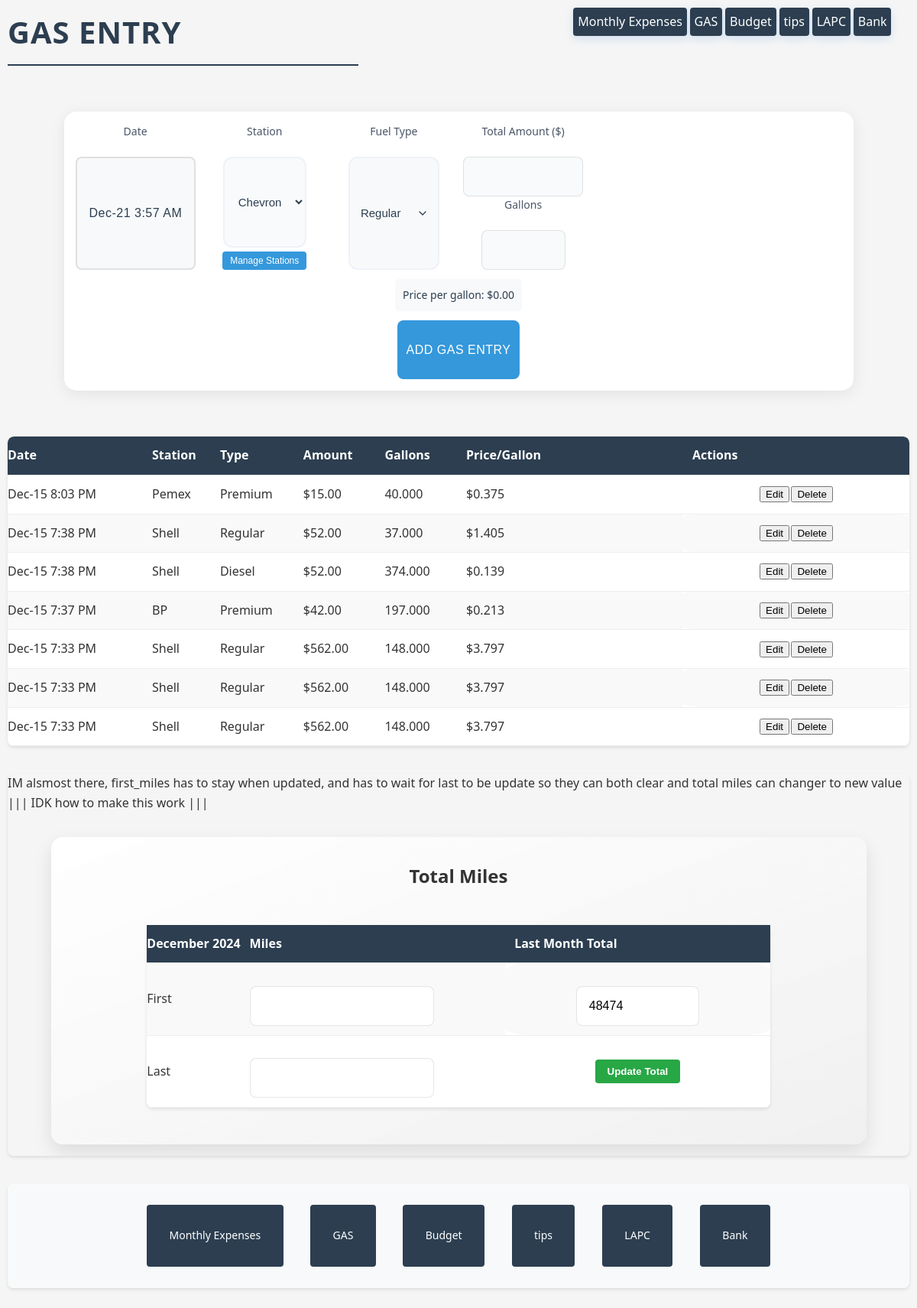
Page /gas/index.php on the earlier database version.
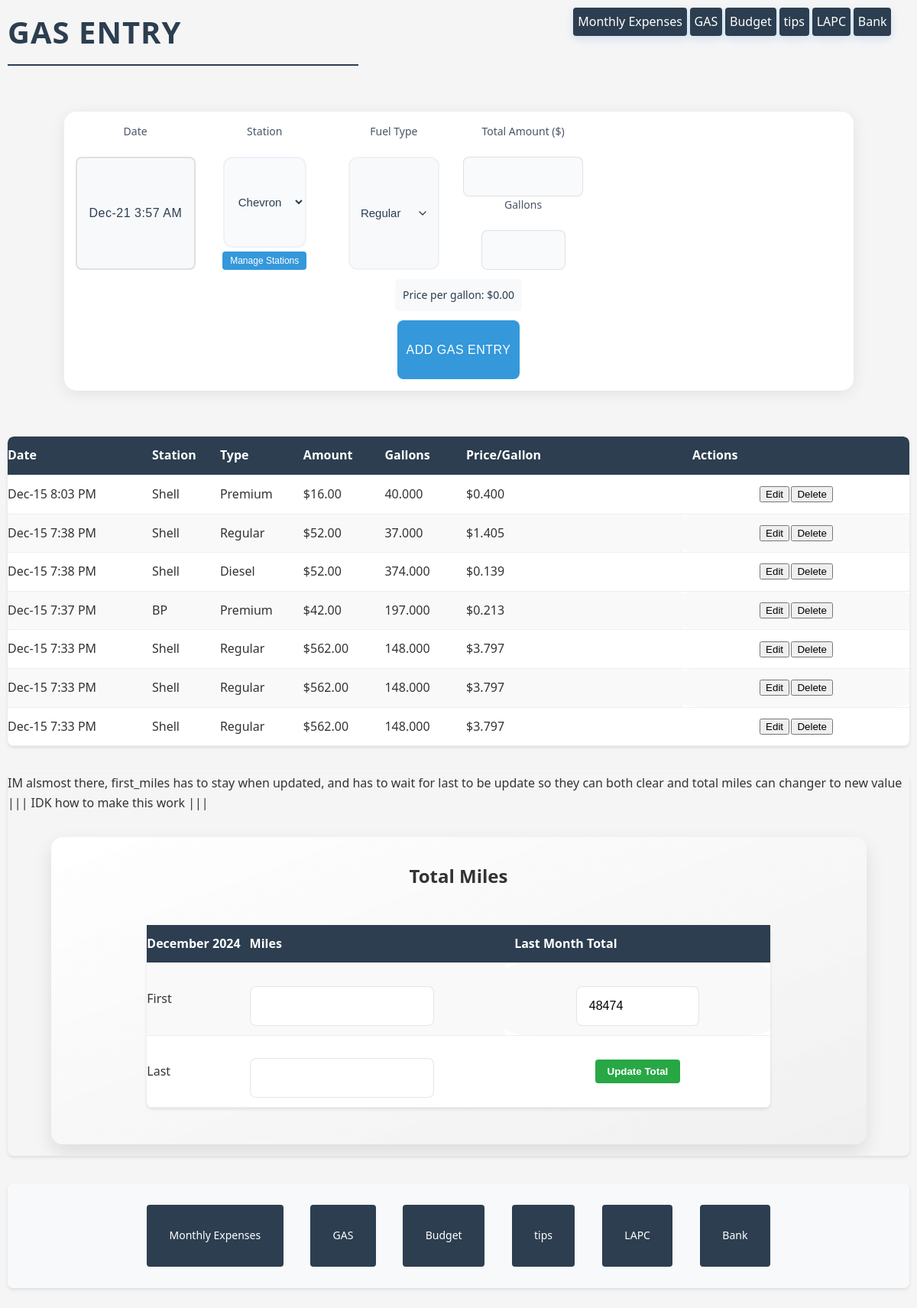
Same page on the later database version.
### tables this page shows
CREATE TABLE gas (
            id INTEGER PRIMARY KEY AUTOINCREMENT,
            date TEXT NOT NULL,
            year INTEGER NOT NULL,
            station TEXT NOT NULL,
            type TEXT NOT NULL,
            amount REAL NOT NULL,
            gallons REAL NOT NULL,
            price_per_gallon REAL NOT NULL
        );

### db_connect.php (called while the page is built, shortened)
<?php
class Database {
    private $db;
    public function __construct() {
        try {
            $rootDir = dirname(__FILE__);
            $dbPath = $rootDir . '/expenses.db';
            $this->db = new PDO('sqlite:' . $dbPath);
            $this->db->setAttribute(PDO::ATTR_ERRMODE, PDO::ERRMODE_EXCEPTION);
            $this->createStationsTable();
        } catch (PDOException $e) {
            echo "Error connecting to database: " . $e->getMessage();
        }
    }
    private function createTable() {
        $query = "CREATE TABLE IF NOT EXISTS expenses (
            id INTEGER PRIMARY KEY AUTOINCREMENT,
            date TEXT NOT NULL,
            item TEXT NOT NULL,
            place TEXT NOT NULL,
            amount REAL NOT NULL,
            type TEXT NOT NULL,
            created_at DATETIME DEFAULT CURRENT_TIMESTAMP
        )";
        $this->db->exec($query);
    }
    private function createGasTable() {
        $this->db->exec("CREATE TABLE IF NOT EXISTS gas (
            id INTEGER PRIMARY KEY AUTOINCREMENT,
            date TEXT NOT NULL,
            year INTEGER NOT NULL,
            station TEXT NOT NULL,
            type TEXT NOT NULL,
            amount REAL NOT NULL,
            gallons REAL NOT NULL,
            price_per_gallon REAL NOT NULL
        )");
    }
    private function createStationsTable() {
        try {
            $this->db->exec("CREATE TABLE IF NOT EXISTS stations (
                id INTEGER PRIMARY KEY AUTOINCREMENT,
                name TEXT NOT NULL UNIQUE
            )");
            $count = $this->db->query("SELECT COUNT(*) FROM stations")->fetchColumn();
        } catch (PDOException $e) {
            echo "Error creating stations table: " . $e->getMessage();
        }
    }
    public function getAllGasEntries() {
        $query = "SELECT id, date, station, type, amount, gallons, price_per_gallon FROM gas ORDER BY date DESC";
        try {
            $stmt = $this->db->query($query);
            $entries = $stmt->fetchAll(PDO::FETCH_ASSOC);
            return $entries;
        } catch (PDOException $e) {
            echo "Error: " . $e->getMessage();
            return [];
        }
    }
    public function query($sql, $params = []) {
        try {
            $stmt = $this->db->prepare($sql);
            $stmt->execute($params);
            return $stmt;
        } catch (PDOException $e) {
            throw new PDOException($e->getMessage());
        }
    }
}
?>

### gas/index.php (the view, shortened to what the changed rows need)
<?php
require_once '../db_connect.php';
$db = new Database();
$gasEntries = $db->getAllGasEntries();
?>
<!DOCTYPE html>
<html lang="en">
<head>
    <link rel="stylesheet" href="../gas/gas.css">
    <link rel="stylesheet" href="../style.css">
</head>
<body>
    <div class="links">
        <h1>Gas Entry</h1>
    </div>
    <div class="table-container" style="overflow-y: auto; max-height: 500px;">
        <table class="data-table">
            <thead>
                <tr>
                    <th>Date</th>
                    <th>Station</th>
                    <th>Type</th>
                    <th>Amount</th>
                    <th>Gallons</th>
                    <th>Price/Gallon</th>
                    <th>Actions</th>
                </tr>
            </thead>
            <tbody>
                <?php if ($gasEntries): ?>
                <?php foreach ($gasEntries as $entry): ?>
                <tr>
                    <td data-label="Date"><?php echo htmlspecialchars($entry['date'] ?? ''); ?></td>
                    <td data-label="Station"><?php echo htmlspecialchars($entry['station'] ?? ''); ?></td>
                    <td data-label="Type"><?php echo htmlspecialchars($entry['type'] ?? ''); ?></td>
                    <td data-label="Amount">$<?php echo number_format($entry['amount'] ?? 0, 2); ?></td>
                    <td data-label="Gallons"><?php echo number_format($entry['gallons'] ?? 0, 3); ?></td>
                    <td data-label="Price/Gallon">$<?php echo number_format($entry['price_per_gallon'] ?? 0, 3); ?></td>
                    <td data-label="Actions" class="actions">
                        <button onclick="editEntry(<?php echo $entry['id']; ?>)" class="edit-btn">Edit</button>
                        <button onclick="deleteEntry(<?php echo $entry['id']; ?>)" class="delete-btn">Delete</button>
                    </td>
                </tr>
                <?php endforeach; ?>
                <?php else: ?>
                <tr>
                    <td colspan="7" style="text-align: center;">No gas entries found</td>
                </tr>
                <?php endif; ?>
            </tbody>
        </table>
    </div>
    <div class="table-container" style="overflow-y: auto; max-height: 500px;background-color: transparent;">
        <form id="mileageForm">
            <h2 style="text-align: center; display: inline;margin: 0;padding: 0;">Total Miles</h2>
            <table class="data-table table-container" style="width: fit-content;" id="totalMiles">
                <tr>
                    <th><?php echo date('F Y'); ?></th>
                    <th style="width: fit-content;">Miles</th>
                    <th style="width: fit-content;">Last Month Total</th>
                </tr>
            </table>
        </form>
    </div>
</body>
</html>

Differences in the rows shown:
changed gas "Dec-15 8:03 PM": station "Pemex" → "Shell"; amount "15.00" → "16.00"; price_per_gallon "0.375" → "0.400"
